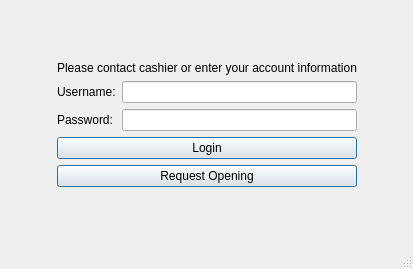
<ui version="4.0" >
 <class>LoginWindow</class>
 <widget class="QMainWindow" name="LoginWindow" >
  <property name="geometry" >
   <rect>
    <x>0</x>
    <y>0</y>
    <width>413</width>
    <height>269</height>
   </rect>
  </property>
  <property name="windowTitle" >
   <string>pyKafe</string>
  </property>
  <widget class="QWidget" name="centralwidget" >
   <layout class="QGridLayout" >
    <property name="margin" >
     <number>9</number>
    </property>
    <property name="spacing" >
     <number>6</number>
    </property>
    <item row="0" column="2" >
     <spacer>
      <property name="orientation" >
       <enum>Qt::Vertical</enum>
      </property>
      <property name="sizeHint" >
       <size>
        <width>20</width>
        <height>40</height>
       </size>
      </property>
     </spacer>
    </item>
    <item row="6" column="2" >
     <spacer>
      <property name="orientation" >
       <enum>Qt::Vertical</enum>
      </property>
      <property name="sizeHint" >
       <size>
        <width>20</width>
        <height>40</height>
       </size>
      </property>
     </spacer>
    </item>
    <item row="3" column="2" >
     <widget class="QLineEdit" name="password" >
      <property name="echoMode" >
       <enum>QLineEdit::Password</enum>
      </property>
     </widget>
    </item>
    <item row="1" column="1" colspan="2" >
     <widget class="QLabel" name="textLabel" >
      <property name="text" >
       <string>Please contact cashier or enter your account information</string>
      </property>
      <property name="wordWrap" >
       <bool>false</bool>
      </property>
     </widget>
    </item>
    <item row="4" column="1" colspan="2" >
     <widget class="QPushButton" name="loginButton" >
      <property name="text" >
       <string>Login</string>
      </property>
      <property name="default" >
       <bool>true</bool>
      </property>
     </widget>
    </item>
    <item row="2" column="2" >
     <widget class="QLineEdit" name="username" />
    </item>
    <item row="3" column="3" >
     <spacer>
      <property name="orientation" >
       <enum>Qt::Horizontal</enum>
      </property>
      <property name="sizeHint" >
       <size>
        <width>40</width>
        <height>20</height>
       </size>
      </property>
     </spacer>
    </item>
    <item row="2" column="1" >
     <widget class="QLabel" name="textLabel1" >
      <property name="text" >
       <string>Username:</string>
      </property>
      <property name="wordWrap" >
       <bool>false</bool>
      </property>
     </widget>
    </item>
    <item row="5" column="1" colspan="2" >
     <widget class="QPushButton" name="requestButton" >
      <property name="text" >
       <string>Request Opening</string>
      </property>
      <property name="default" >
       <bool>true</bool>
      </property>
     </widget>
    </item>
    <item row="3" column="1" >
     <widget class="QLabel" name="textLabel2" >
      <property name="text" >
       <string>Password:</string>
      </property>
      <property name="wordWrap" >
       <bool>false</bool>
      </property>
     </widget>
    </item>
    <item row="3" column="0" >
     <spacer>
      <property name="orientation" >
       <enum>Qt::Horizontal</enum>
      </property>
      <property name="sizeHint" >
       <size>
        <width>40</width>
        <height>20</height>
       </size>
      </property>
     </spacer>
    </item>
   </layout>
  </widget>
  <widget class="QMenuBar" name="menubar" >
   <property name="geometry" >
    <rect>
     <x>0</x>
     <y>0</y>
     <width>413</width>
     <height>29</height>
    </rect>
   </property>
  </widget>
  <widget class="QStatusBar" name="statusbar" />
 </widget>
 <resources/>
 <connections>
  <connection>
   <sender>loginButton</sender>
   <signal>clicked()</signal>
   <receiver>LoginWindow</receiver>
   <slot>close()</slot>
   <hints>
    <hint type="sourcelabel" >
     <x>206</x>
     <y>165</y>
    </hint>
    <hint type="destinationlabel" >
     <x>206</x>
     <y>134</y>
    </hint>
   </hints>
  </connection>
  <connection>
   <sender>requestButton</sender>
   <signal>clicked()</signal>
   <receiver>LoginWindow</receiver>
   <slot>close()</slot>
   <hints>
    <hint type="sourcelabel" >
     <x>206</x>
     <y>198</y>
    </hint>
    <hint type="destinationlabel" >
     <x>206</x>
     <y>134</y>
    </hint>
   </hints>
  </connection>
 </connections>
</ui>
